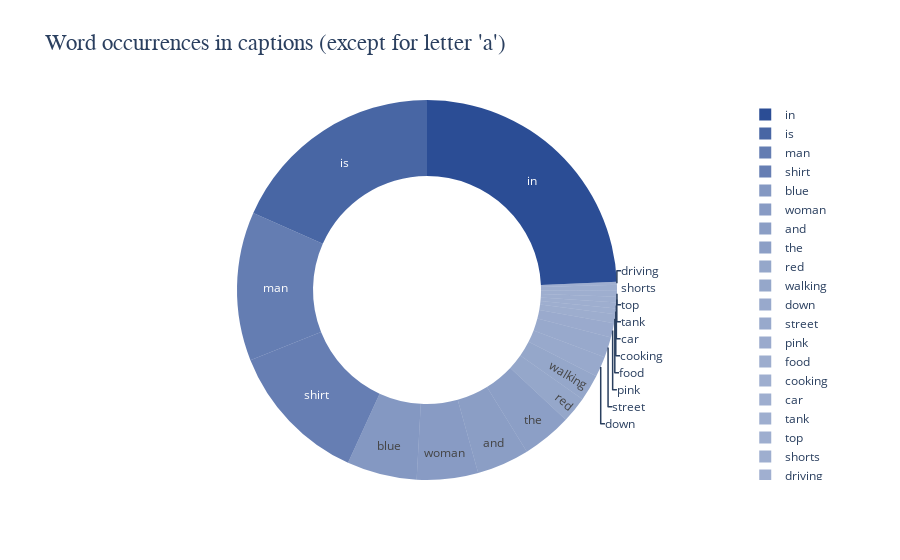

Notebook code for this chart:
### Code cell
word_occurrences(list(generated_captions.values()))

### Figure 1 — Plotly figure (JSON) as saved in the notebook; plotly's stock layout.template omitted (floating-point values rounded to 4 significant figures)
{"data": [{"hole": 0.6, "labels": ["man", "in", "blue", "shirt", "is", "cooking", "food", "driving", "red", "car", "woman", "pink", "tank", "top", "and", "shorts", "walking", "down", "the", "street"], "marker": {"colors": ["rgba(20, 58, 138, 0.6602040816326531)", "rgba(20, 58, 138, 0.9)", "rgba(20, 58, 138, 0.5224489795918368)", "rgba(20, 58, 138, 0.65)", "rgba(20, 58, 138, 0.7775510204081633)", "rgba(20, 58, 138, 0.4102040816326531)", "rgba(20, 58, 138, 0.41530612244897963)", "rgba(20, 58, 138, 0.40510204081632656)", "rgba(20, 58, 138, 0.4459183673469388)", "rgba(20, 58, 138, 0.4102040816326531)", "rgba(20, 58, 138, 0.5071428571428571)", "rgba(20, 58, 138, 0.42551020408163265)", "rgba(20, 58, 138, 0.4102040816326531)", "rgba(20, 58, 138, 0.4102040816326531)", "rgba(20, 58, 138, 0.49183673469387756)", "rgba(20, 58, 138, 0.4102040816326531)", "rgba(20, 58, 138, 0.4459183673469388)", "rgba(20, 58, 138, 0.4357142857142857)", "rgba(20, 58, 138, 0.48673469387755103)", "rgba(20, 58, 138, 0.4357142857142857)"]}, "textinfo": "label", "type": "pie", "values": [51, 98, 24, 49, 74, 2, 3, 1, 9, 2, 21, 5, 2, 2, 18, 2, 9, 7, 17, 7]}], "layout": {"title": {"font": {"family": "Balto", "size": 23}, "text": "Word occurrences in captions (except for letter 'a')"}}}
